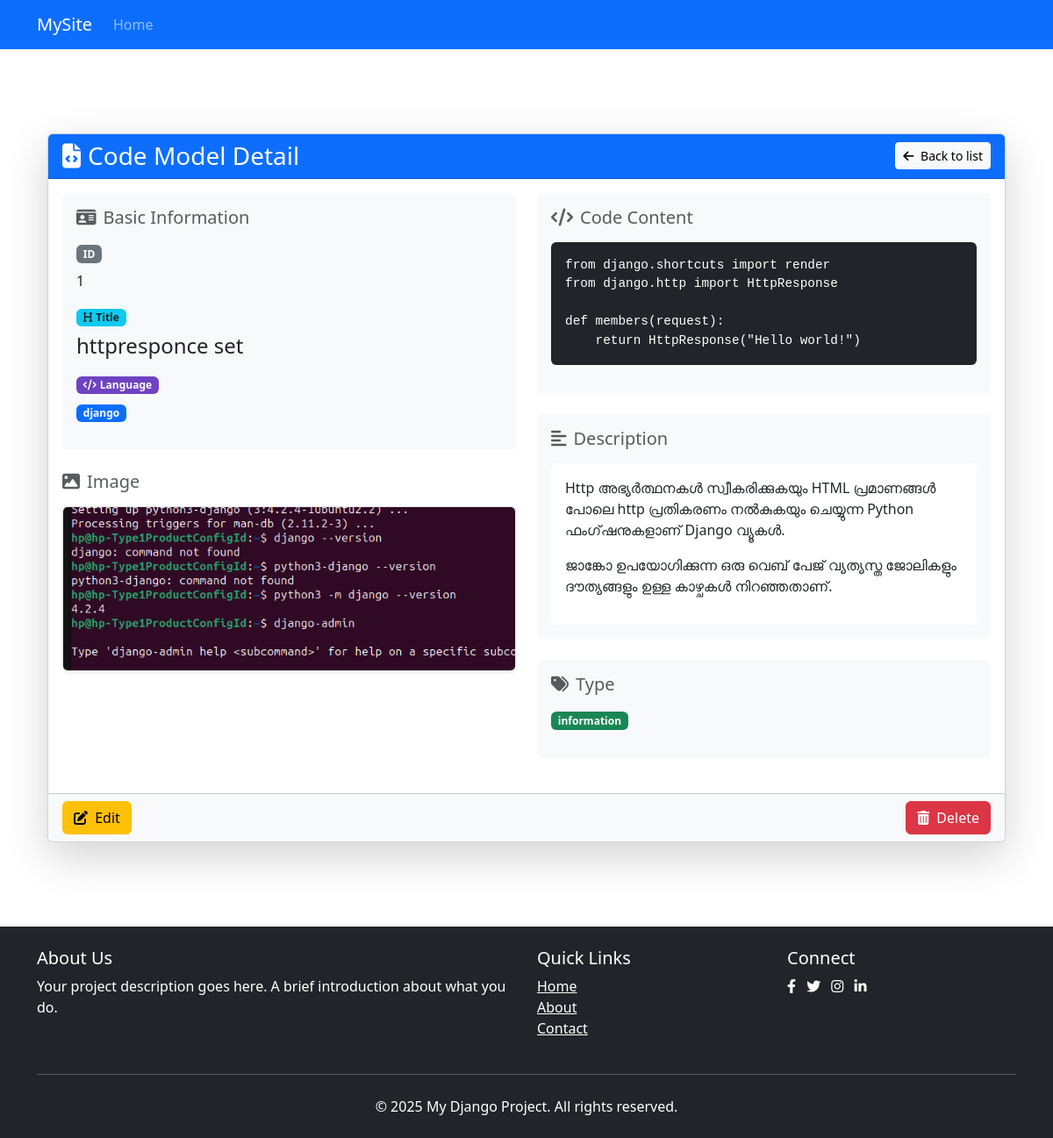
Page /about/1/ on the committed database.
### dataapp/models.py (models this page shows, shortened)
class CodeModels(models.Model):
    title = models.CharField(max_length=25)
    language = models.CharField(max_length=25)
    codes = models.TextField()
    description = models.TextField()
    types = models.CharField(max_length=50)
    image = models.ImageField(upload_to='images/', blank=True, null=True)

### dataapp/views.py (the view)
# urls.py: path('about/<int:pk>/', views.about, name='about'),
def about(request, pk):
    code_detail = get_object_or_404(CodeModels, id=pk)
    return render(request, 'about.html', {'code_detail': code_detail})

### dataapp/templates/about.html
{% extends 'base.html' %} {% block content %}
<div class="container py-5">
  <div class="card shadow-lg">
    <div class="card-header bg-primary text-white">
      <div class="d-flex justify-content-between align-items-center">
        <h1 class="h3 mb-0">
          <i class="fas fa-file-code me-2"></i>Code Model Detail
        </h1>
        <a href="{% url 'code_list' %}" class="btn btn-light btn-sm">
          <i class="fas fa-arrow-left me-1"></i> Back to list
        </a>
      </div>
    </div>
    <div class="card-body">
      <div class="row">
        <div class="col-md-6">
          <div class="mb-4 p-3 bg-light rounded">
            <h5 class="text-muted mb-3">
              <i class="fas fa-id-card me-2"></i>Basic Information
            </h5>
            <div class="mb-3">
              <span class="badge bg-secondary">ID</span>
              <p class="mt-2">{{ code_detail.id }}</p>
            </div>
            <div class="mb-3">
              <span class="badge bg-info text-dark"
                ><i class="fas fa-heading me-1"></i>Title</span
              >
              <h4 class="mt-2">{{ code_detail.title }}</h4>
            </div>
            <div class="mb-3">
              <span class="badge bg-purple text-white"
                ><i class="fas fa-code me-1"></i>Language</span
              >
              <p class="mt-2">
                <span class="badge bg-primary">{{ code_detail.language }}</span>
              </p>
            </div>
          </div>
          {% if code_detail.image %}
          <div class="mb-4">
            <h5 class="text-muted mb-3">
              <i class="fas fa-image me-2"></i>Image
            </h5>
            <div class="text-center">
              <img
                src="{{ code_detail.image.url }}"
                alt="{{ code_detail.title }}"
                class="img-fluid rounded shadow-sm border"
                style="max-height: 300px"
              />
            </div>
          </div>
          {% endif %}
        </div>
        <div class="col-md-6">
          <div class="mb-4 p-3 bg-light rounded">
            <h5 class="text-muted mb-3">
              <i class="fas fa-code me-2"></i>Code Content
            </h5>
            <pre
              class="bg-dark text-white p-3 rounded"
              style="white-space: pre-wrap"
            ><code>{{ code_detail.codes }}</code></pre>
          </div>
          <div class="mb-4 p-3 bg-light rounded">
            <h5 class="text-muted mb-3">
              <i class="fas fa-align-left me-2"></i>Description
            </h5>
            <div class="p-3 bg-white rounded">
              {{ code_detail.description|linebreaks }}
            </div>
          </div>
          <div class="mb-4 p-3 bg-light rounded">
            <h5 class="text-muted mb-3">
              <i class="fas fa-tags me-2"></i>Type
            </h5>
            <p class="mt-2">
              <span class="badge bg-success">{{ code_detail.types }}</span>
            </p>
          </div>
        </div>
      </div>
    </div>
    <div class="card-footer bg-light">
      <div class="d-flex justify-content-between">
        <a
          href="{% url 'update_code_model' code_detail.id %}"
          class="btn btn-warning"
        >
          <i class="fas fa-edit me-1"></i> Edit
        </a>
        <a href="{% url 'delete_data' code_detail.id %}" class="btn btn-danger">
          <i class="fas fa-trash-alt me-1"></i> Delete
        </a>
      </div>
    </div>
  </div>
</div>
{% endblock %}

### dataapp/static/css/style.css (style rules this page uses)
.bg-purple { background-color: #6f42c1; }
pre { font-family: "Courier New", monospace; font-size: 0.9rem; }

### rows in the picture
CodeModels: id "1", title "httpresponce set", language "django", image (picture), codes "from django.shortcuts import render from django.http import HttpResponse def members(request): return HttpResponse(\"Hello world!\")", description "Http അഭ്യർത്ഥനകൾ സ്വീകരിക്കുകയും HTML പ്രമാണങ്ങൾ പോലെ http പ്രതികരണം നൽകുകയും ചെയ്യുന്ന Python ഫംഗ്‌ഷനുകളാണ് Django വ്യൂകൾ. ജാങ്കോ ഉപയോഗിക്കുന്ന ഒരു വെബ് പേജ് വ്യത്യസ്ത ജോലികളും ദൗത്യങ്ങളും ഉള്ള കാഴ്ചകൾ നിറഞ്ഞതാണ്.", types "information"
